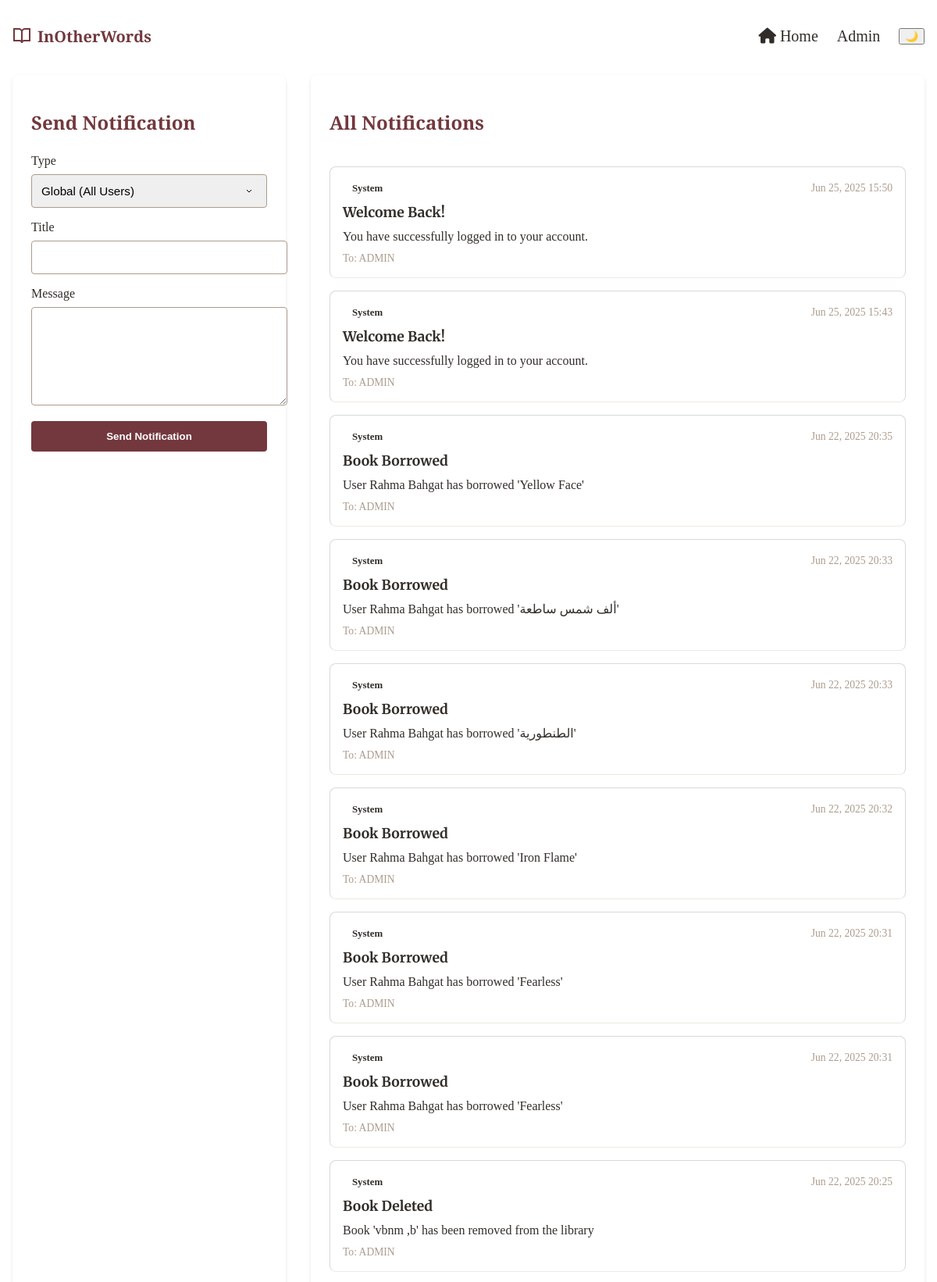
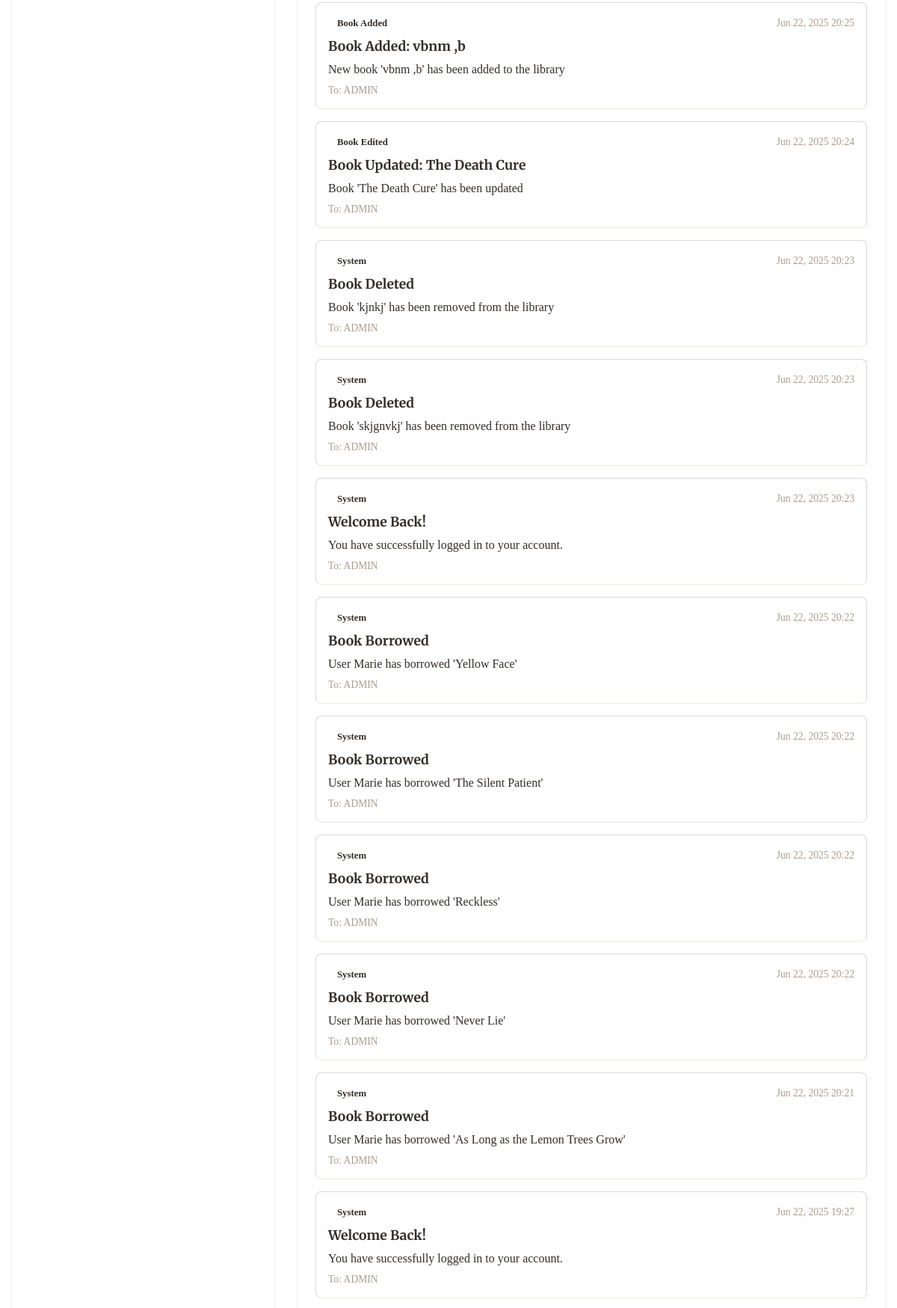
Screenshot of /library-admin/notifications/ (signed in, upper part) with the database file from the repository (2 pictures, top to bottom).
### books/models.py (models this page shows, shortened)
class Notification(models.Model):
    NOTIFICATION_TYPES = [
        ('personal', 'Personal'),
        ('global', 'Global'),
        ('system', 'System'),
        ('book_added', 'Book Added'),
        ('book_edited', 'Book Edited'),
        ('book_removed', 'Book Removed'),
        ('book_borrowed', 'Book Borrowed'),
        ('book_returned', 'Book Returned'),
    ]
    recipient = models.ForeignKey(User, on_delete=models.CASCADE, related_name='notifications_received', null=True, blank=True)
    sender = models.ForeignKey(User, on_delete=models.SET_NULL, related_name='notifications_sent', null=True, blank=True)
    title = models.CharField(max_length=200)
    message = models.TextField()
    notification_type = models.CharField(max_length=20, choices=NOTIFICATION_TYPES)
    created_at = models.DateTimeField(auto_now_add=True)
    is_read = models.BooleanField(default=False)
    related_book = models.ForeignKey('Book', on_delete=models.SET_NULL, null=True, blank=True)
    class Meta:
        ordering = ['-created_at']

### books/views_notifications.py (the view, shortened to what this page needs)
# urls.py: path('library-admin/notifications/', admin_notifications, name='admin-notifications'),
@user_passes_test(is_admin)
def admin_notifications(request):
    notifications = Notification.objects.filter(
        Q(sender=request.user) |  # Notifications sent by this admin
        Q(recipient=request.user) |  # Notifications received by this admin
        Q(notification_type__in=['book_added', 'book_edited', 'book_removed', 'book_borrowed', 'book_returned'])  # Book-related notifications
    ).order_by('-created_at')
    unread_count = notifications.filter(is_read=False).count()
    notifications.filter(is_read=False).update(is_read=True)
    users = User.objects.filter(is_staff=False)  # Get non-staff users for recipient selection
    return render(request, 'notifications-admin.html', {
        'notifications': notifications,
        'unread_notifications_count': unread_count,
        'users': users
    })

### books/views_notifications.py (called while the page is built)
def is_admin(user):
    return user.is_staff

### Templates/notifications-admin.html (shortened to what this page needs)
{% extends 'base.html' %}
{% load static %}
{% block content %}
<div class="notifications-container">
    <div class="notifications-grid">
        <div class="send-notification-card">
            <h2>Send Notification</h2>
            <form method="POST">
                <div class="form-group">
                    <label for="notification_type">Type</label>
                    <select class="form-control" id="notification_type" name="notification_type" required>
                        <option value="global">Global (All Users)</option>
                    </select>
                </div>
                <div class="form-group">
                    <label for="title">Title</label>
                    <input type="text" class="form-control" id="title" name="title" required>
                </div>
                <div class="form-group">
                    <label for="message">Message</label>
                    <textarea class="form-control" id="message" name="message" rows="3" required></textarea>
                </div>
                <button type="submit" class="btn-send">Send Notification</button>
            </form>
        </div>
        <div class="notifications-list">
            <h2>All Notifications</h2>
            {% if notifications %}
                {% for notification in notifications %}
                    <div class="notification-card">
                        <div class="notification-header">
                            <span class="notification-type type-{{ notification.notification_type }}">
                                {{ notification.get_notification_type_display }}
                            </span>
                            <span class="notification-date">{{ notification.created_at|date:"M d, Y H:i" }}</span>
                        </div>
                        <h3 class="notification-title">{{ notification.title }}</h3>
                        <p class="notification-message">{{ notification.message }}</p>
                        <div class="notification-meta">
                            {% if notification.recipient %}
                                <span>To: {{ notification.recipient.username }}</span>
                            {% endif %}
                        </div>
                    </div>
                {% endfor %}
            {% else %}
                <p>No notifications found.</p>
            {% endif %}
        </div>
    </div>
</div>
{% endblock %}

### Static/css/Navbar_Footer.css (style rules this page uses)
body { margin: 0; padding: 0; overflow-x: hidden; width: 100%; min-height: 100vh; box-sizing: border-box; }
:root { --dark-brown: #322d29; --brand-red: #72383d; --warm-taupe: #ac9c8d; --light-gray: #d9d9d9; --cream: #efe9e1; }

### Static/css/notifications.css (style rules this page uses)
:root { --dark-brown: #322d29; --brand-red: #72383d; --warm-taupe: #ac9c8d; --light-gray: #d9d9d9; --cream: #efe9e1; }
.notifications-container { max-width: 1200px; margin: 2rem auto; padding: 0 1rem; }
.notifications-list { display: flex; flex-direction: column; gap: 1rem; }
.notification-card { background-color: white; border: 1px solid var(--light-gray); border-radius: 8px; padding: 1.5rem; transition: all 0.3s ease; position: relative; overflow: hidden; }
.notification-header { display: flex; justify-content: space-between; align-items: center; margin-bottom: 1rem; }
.notification-meta { display: flex; align-items: center; gap: 1rem; }
.notification-type { color: var(--dark-brown); font-weight: 500; font-size: 0.9rem; }
.notification-date { color: var(--warm-taupe); font-size: 0.85rem; }
.notification-title { color: var(--dark-brown); font-size: 1.1rem; margin: 0 0 0.5rem 0; font-family: 'Merriweather', serif; }
.notification-message { color: var(--warm-taupe); line-height: 1.5; margin: 0 0 1rem 0; }

### Templates/notifications-admin.html (style rules this page uses)
.notifications-container { max-width: 1200px; margin: 6rem auto 2rem; padding: 0 1rem; }
.notifications-grid { display: grid; grid-template-columns: 350px 1fr; gap: 2rem; margin-top: 2rem; }
.send-notification-card { background: white; border-radius: 8px; box-shadow: 0 2px 4px rgba(0, 0, 0, 0.1); padding: 1.5rem; }
.send-notification-card h2 { color: var(--brand-red); margin-bottom: 1.5rem; font-family: 'Playfair Display', serif; }
.form-group { margin-bottom: 1rem; }
.form-group label { display: block; margin-bottom: 0.5rem; color: var(--dark-brown); font-weight: 500; }
.form-control { width: 100%; padding: 0.75rem; border: 1px solid var(--warm-taupe); border-radius: 4px; font-size: 0.95rem; transition: border-color 0.3s ease; }
select.form-control { appearance: none; background-repeat: no-repeat; background-position: right 1rem center; padding-right: 2.5rem; }
textarea.form-control { min-height: 100px; resize: vertical; }
.btn-send { background: var(--brand-red); color: white; border: none; padding: 0.75rem 1.5rem; border-radius: 4px; font-weight: 600; cursor: pointer; transition: all 0.3s ease; width: 100%; }
.notifications-list { background: white; border-radius: 8px; box-shadow: 0 2px 4px rgba(0, 0, 0, 0.1); padding: 1.5rem; }
.notifications-list h2 { color: var(--brand-red); margin-bottom: 1.5rem; font-family: 'Playfair Display', serif; }
.notification-card { padding: 1rem; border-bottom: 1px solid var(--cream); transition: background-color 0.3s ease; }
.notification-header { display: flex; justify-content: space-between; align-items: center; margin-bottom: 0.5rem; }
.notification-type { font-size: 0.8rem; padding: 0.25rem 0.75rem; border-radius: 12px; font-weight: 600; }
.notification-date { font-size: 0.85rem; color: var(--warm-taupe); }
.notification-title { font-size: 1.1rem; color: var(--dark-brown); margin-bottom: 0.5rem; }
.notification-message { color: var(--dark-brown); margin-bottom: 0.5rem; line-height: 1.5; }
.notification-meta { font-size: 0.85rem; color: var(--warm-taupe); }

### rows the page displays
Notification: notification_type "System", created_at "Jun 25, 2025 15:50", title "Welcome Back!", message "You have successfully logged in to your account.", recipient.username "ADMIN"
Notification: notification_type "System", created_at "Jun 25, 2025 15:43", title "Welcome Back!", message "You have successfully logged in to your account.", recipient.username "ADMIN"
Notification: notification_type "System", created_at "Jun 22, 2025 20:35", title "Book Borrowed", message "User Rahma Bahgat has borrowed 'Yellow Face'", recipient.username "ADMIN"
Notification: notification_type "System", created_at "Jun 22, 2025 20:33", title "Book Borrowed", message "User Rahma Bahgat has borrowed 'ألف شمس ساطعة'", recipient.username "ADMIN"
Notification: notification_type "System", created_at "Jun 22, 2025 20:33", title "Book Borrowed", message "User Rahma Bahgat has borrowed 'الطنطورية'", recipient.username "ADMIN"
Notification: notification_type "System", created_at "Jun 22, 2025 20:32", title "Book Borrowed", message "User Rahma Bahgat has borrowed 'Iron Flame'", recipient.username "ADMIN"
Notification: notification_type "System", created_at "Jun 22, 2025 20:31", title "Book Borrowed", message "User Rahma Bahgat has borrowed 'Fearless'", recipient.username "ADMIN"
Notification: notification_type "System", created_at "Jun 22, 2025 20:31", title "Book Borrowed", message "User Rahma Bahgat has borrowed 'Fearless'", recipient.username "ADMIN"
Notification: notification_type "System", created_at "Jun 22, 2025 20:25", title "Book Deleted", message "Book 'vbnm ,b' has been removed from the library", recipient.username "ADMIN"
Notification: notification_type "Book Added", created_at "Jun 22, 2025 20:25", title "Book Added: vbnm ,b", message "New book 'vbnm ,b' has been added to the library", recipient.username "ADMIN"
Notification: notification_type "Book Edited", created_at "Jun 22, 2025 20:24", title "Book Updated: The Death Cure", message "Book 'The Death Cure' has been updated", recipient.username "ADMIN"
Notification: notification_type "System", created_at "Jun 22, 2025 20:23", title "Book Deleted", message "Book 'kjnkj' has been removed from the library", recipient.username "ADMIN"
Notification: notification_type "System", created_at "Jun 22, 2025 20:23", title "Book Deleted", message "Book 'skjgnvkj' has been removed from the library", recipient.username "ADMIN"
Notification: notification_type "System", created_at "Jun 22, 2025 20:23", title "Welcome Back!", message "You have successfully logged in to your account.", recipient.username "ADMIN"
Notification: notification_type "System", created_at "Jun 22, 2025 20:22", title "Book Borrowed", message "User Marie has borrowed 'Yellow Face'", recipient.username "ADMIN"
Notification: notification_type "System", created_at "Jun 22, 2025 20:22", title "Book Borrowed", message "User Marie has borrowed 'The Silent Patient'", recipient.username "ADMIN"
Notification: notification_type "System", created_at "Jun 22, 2025 20:22", title "Book Borrowed", message "User Marie has borrowed 'Reckless'", recipient.username "ADMIN"
Notification: notification_type "System", created_at "Jun 22, 2025 20:22", title "Book Borrowed", message "User Marie has borrowed 'Never Lie'", recipient.username "ADMIN"
Notification: notification_type "System", created_at "Jun 22, 2025 20:21", title "Book Borrowed", message "User Marie has borrowed 'As Long as the Lemon Trees Grow'", recipient.username "ADMIN"
Notification: notification_type "System", created_at "Jun 22, 2025 19:27", title "Welcome Back!", message "You have successfully logged in to your account.", recipient.username "ADMIN"
